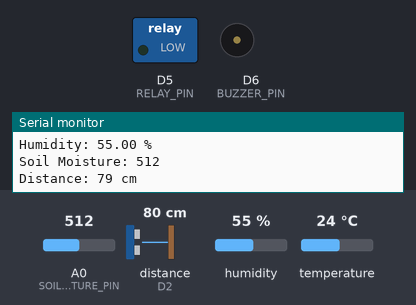
Bench run of a sketch on a simulated ESP8266 (NodeMCU). Parts: switched loads named in the sketch (green lamp = pin HIGH), buzzer (waves = sounding, pin HIGH), the last lines printed to the serial monitor. Wiring (inferred from the names in the program): ultrasonic range finder: trigger D1; echo D2. The test bench sets the inputs (shaded band); at power-on: distance to the obstacle (sensor on D2) 80 cm, A0 (SOIL_MOISTURE_PIN) = 512, humidity 55 %, temperature 24 °C. The echo pulse lasts 58.3 µs per cm; WiFi joins after 1.5 s; servers stay silent unless stated; pins used as bus, display or sensor lines are not drawn.

Above: at 3.0 s.
3.1 s: distance to the obstacle (sensor on D2) set to 30 cm
5.8 s: distance to the obstacle (sensor on D2) set to 23 cm
At 7.1 s:
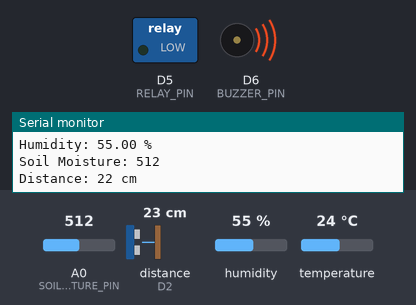
8.5 s: A0 (SOIL_MOISTURE_PIN) set to 491
At 11.0 s:
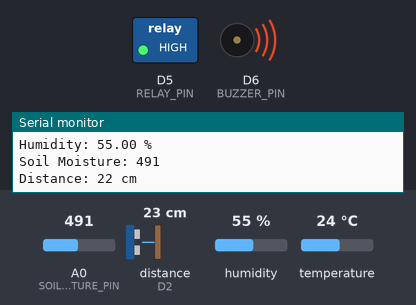
11.4 s: distance to the obstacle (sensor on D2) set to 35 cm
At 12.3 s:
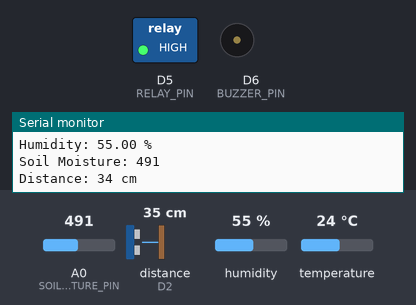
14.1 s: distance to the obstacle (sensor on D2) set to 2 cm
At 17.2 s:
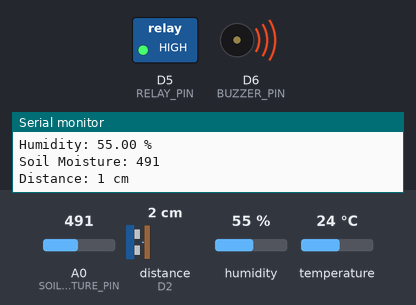
17.5 s: distance to the obstacle (sensor on D2) set to 60 cm
At 18.9 s:
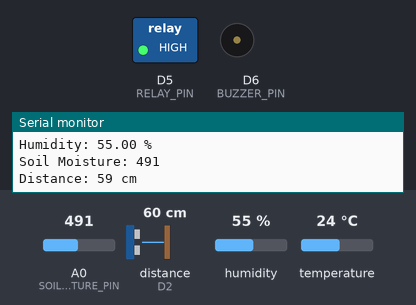
Timing chart, 0 to 20.5 s (numbered marks = the images above; inputs shaded):
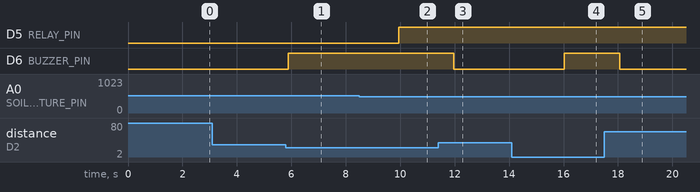

Measured:
- the behaviour switches between 27 and 26 cm on distance to the obstacle (sensor on D2) (found by bisection; images 0 and 1)
- the behaviour switches between 500 and 499 on A0 (SOIL_MOISTURE_PIN) (found by bisection; images 1 and 2)
- after the input at 5.8 s, D6 (BUZZER_PIN): LOW → HIGH after 0.09 s
- after the input at 8.5 s, D5 (RELAY_PIN): LOW → HIGH after 1.4 s
- after the input at 11.4 s, D6 (BUZZER_PIN): HIGH → LOW after 0.57 s
- after the input at 14.1 s, D6 (BUZZER_PIN): LOW → HIGH after 1.9 s
- after the input at 17.5 s, D6 (BUZZER_PIN): HIGH → LOW after 0.56 s

The sketch:

sketch_apr14a.ino
```cpp
#define BLYNK_TEMPLATE_ID "TMPL6ZQmi74_2"
#define BLYNK_TEMPLATE_NAME "Nodemcu"

// Set your Wi-Fi credentials
char auth[] = "8gU9uTR-mKkuAiIUmEJBF-nbfKqqKl9r";
char ssid[] = "Galaxy";
char pass[] = "9973591772";

#include <DHT.h>
#include <ESP8266WiFi.h>
#include <BlynkSimpleEsp8266.h>

// Define pins
#define DHTPIN D4        // Pin for DHT11 data
#define DHTTYPE DHT11    // DHT 11
#define SOIL_MOISTURE_PIN A0
#define TRIG_PIN D1
#define ECHO_PIN D2
#define RELAY_PIN D5
#define BUZZER_PIN D6

// Initialize DHT sensor
DHT dht(DHTPIN, DHTTYPE);

// Define variables
float temperature;
float humidity;
int soilMoistureValue;
long duration;
int distance;

void setup() {
  Serial.begin(115200);

  // Initialize Blynk
  Blynk.begin(auth, ssid, pass);

  // Initialize DHT sensor
  dht.begin();

  // Initialize pins
  pinMode(SOIL_MOISTURE_PIN, INPUT);
  pinMode(TRIG_PIN, OUTPUT);
  pinMode(ECHO_PIN, INPUT);
  pinMode(RELAY_PIN, OUTPUT);
  pinMode(BUZZER_PIN, OUTPUT);

  // Ensure relay and buzzer are off initially
  digitalWrite(RELAY_PIN, LOW);
  digitalWrite(BUZZER_PIN, LOW);
}

void loop() {
  Blynk.run();

  // Read temperature and humidity from DHT11
  temperature = dht.readTemperature();
  humidity = dht.readHumidity();

  // Read soil moisture value
  soilMoistureValue = analogRead(SOIL_MOISTURE_PIN);

  // Read distance from ultrasonic sensor
  digitalWrite(TRIG_PIN, LOW);
  delayMicroseconds(2);
  digitalWrite(TRIG_PIN, HIGH);
  delayMicroseconds(10);
  digitalWrite(TRIG_PIN, LOW);
  duration = pulseIn(ECHO_PIN, HIGH);
  distance = duration * 0.034 / 2;

  // Check conditions
  if (distance <= 25) {
    digitalWrite(BUZZER_PIN, HIGH);  // Turn on buzzer
  } else {
    digitalWrite(BUZZER_PIN, LOW);   // Turn off buzzer
  }

  // Control relay based on soil moisture value
  if (soilMoistureValue < 500) {  // Example threshold value
    digitalWrite(RELAY_PIN, HIGH);  // Turn on relay (water pump)
  } else {
    digitalWrite(RELAY_PIN, LOW);   // Turn off relay (water pump)
  }

  // Send values to Blynk app
  Blynk.virtualWrite(V1, temperature);
  Blynk.virtualWrite(V2, humidity);
  Blynk.virtualWrite(V3, soilMoistureValue);
  Blynk.virtualWrite(V4, distance);

  // Print values to Serial Monitor
  Serial.println("Temperature: " + String(temperature) + " °C");
  Serial.println("Humidity: " + String(humidity) + " %");
  Serial.println("Soil Moisture: " + String(soilMoistureValue));
  Serial.println("Distance: " + String(distance) + " cm");

  // Wait 2 seconds before next loop
  delay(2000);
}
```
